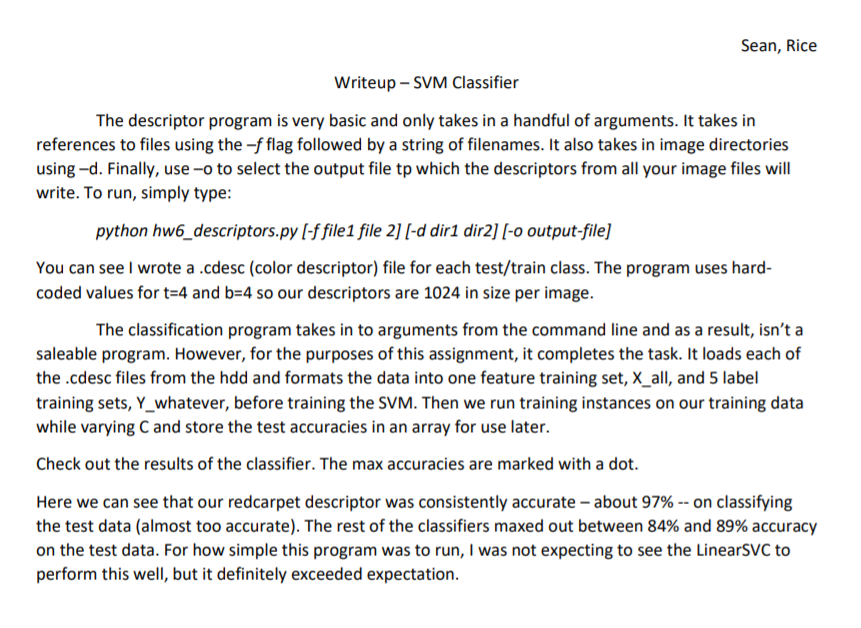
#> input picture Handwriting_Recognition/server/services/Extract/test.PNG, 861 x 628 px
$ python extract1.py test.PNG   (older library calls are emulated)
#> lines starting #> are read from the running program, lines starting #| are printed output that depends on the picture; after the words box and inside, x2 and y2 are one past the last pixel; in counts of white or black regions, pixels touching at a corner belong together
# -*- coding: utf-8 -*-
"""
Created on Sun Dec  2 19:41:07 2018

@author: Sean Rice
"""
import sys
import numpy as np
import os
import cv2
from sklearn import svm
import imutils
import matplotlib.pyplot as plt
import math

# [44 lines left out: functions get_contour_precedence, get_image_to_show, plot_pics, not called in this run]

def extract_regions(img_in):
    # initialize a rectangular (wider than it is tall) and square
    # structuring kernel
    rectKernel = cv2.getStructuringElement(cv2.MORPH_RECT, (9, 3))
    sqKernel = cv2.getStructuringElement(cv2.MORPH_RECT, (5, 5))
    img = imutils.resize(img_in, width=300)

    wy = img.shape[0]/img_in.shape[0]
    wx = img.shape[1]/img_in.shape[1]

    gray = cv2.cvtColor(img, cv2.COLOR_BGR2GRAY)


    # compute the Scharr gradient of the tophat image, then scale
    # the rest back into the range [0, 255]
    gradX = cv2.Sobel(gray, ddepth=cv2.CV_32F, dx=1, dy=0,
    	ksize=-1)
    gradX = np.absolute(gradX)
    (minVal, maxVal) = (np.min(gradX), np.max(gradX))
    gradX = (255 * ((gradX - minVal) / (maxVal - minVal)))
    gradX = gradX.astype("uint8")

    print("Energy")
    plt.imshow(gradX, cmap="gray")
    plt.show()

    # apply a closing operation using the rectangular kernel to help
    # cloes gaps in between credit card number digits, then apply
    # Otsu's thresholding method to binarize the image

    gradX = cv2.GaussianBlur(gradX,(5,5),0)
    thresh = cv2.threshold(gradX, 0, 255,
    	cv2.THRESH_BINARY+cv2.THRESH_OTSU)[1]
    gradX = cv2.morphologyEx(gradX, cv2.MORPH_CLOSE, rectKernel)

    # apply a second closing operation to the binary image, again
    # to help close gaps between credit card number regions
    thresh = cv2.morphologyEx(thresh, cv2.MORPH_CLOSE, sqKernel)


    # find contours in the thresholded image, then initialize the
    # list of digit locations
    cnts = cv2.findContours(thresh.copy(), cv2.RETR_EXTERNAL,
    	cv2.CHAIN_APPROX_SIMPLE)
    cnts = cnts[0] if imutils.is_cv2() else cnts[1]
    locs = []

    # loop over the contours
    for (i, c) in enumerate(cnts):
    	# compute the bounding box of the contour, then use the
    	# bounding box coordinates to derive the aspect ratio
    	(x, y, w, h) = cv2.boundingRect(c)
    	ar = w / float(h);locs.append((int(x//wx), int(y//wy), int(w//wx), int(h//wy)))

    plt.imshow(thresh, cmap="gray")
    plt.show()

    return locs

def extract_letters(img):
    # initialize a rectangular (wider than it is tall) and square
    # structuring kernel
    rectKernel = cv2.getStructuringElement(cv2.MORPH_CROSS, (3, 3))
    sqKernel = cv2.getStructuringElement(cv2.MORPH_RECT, (5, 5))


    gray = cv2.cvtColor(img, cv2.COLOR_BGR2GRAY)


    # apply a closing operation using the rectangular kernel to help
    # cloes gaps in between credit card number digits, then apply
    # Otsu's thresholding method to binarize the image
#    gradX = cv2.morphologyEx(gradX, cv2.MORPH_CLOSE, rectKernel)

    thresh = cv2.threshold(gray, 0, 255,
    	cv2.THRESH_BINARY_INV | cv2.THRESH_OTSU)[1]
#    kernel = np.ones((3,3),np.uint8)
#    thresh = cv2.erode(thresh, rectKernel)

    # find contours in the thresholded image, then initialize the
    # list of digit locations
    cnts = cv2.findContours(thresh.copy(), cv2.RETR_EXTERNAL,
    	cv2.CHAIN_APPROX_SIMPLE)
    cnts = cnts[0] if imutils.is_cv2() else cnts[1]
    locs = []

    # loop over the contours
    for (i, c) in enumerate(cnts):
    	# compute the bounding box of the contour, then use the
    	# bounding box coordinates to derive the aspect ratio
    	(x, y, w, h) = cv2.boundingRect(c)
    	ar = w / float(h);locs.append((x, y, w, h))

    im_box = img.copy()
    for (x,y,w,h) in locs:
        cv2.rectangle(im_box, (x, y), (x+w, y+h), (255, 0, 0))

#    plt.imshow(im_box[:,:,::-1], cmap="gray")
#    plt.show()

    return locs


if __name__ == "__main__":
    image = cv2.imread(sys.argv[1])
#> image is the input picture: shape (628, 861, 3); mean B, G, R 237.6, 237.6, 237.7
    regions = extract_regions(image)
#> in extract_regions, `gradX = np.absolute(gradX)`:
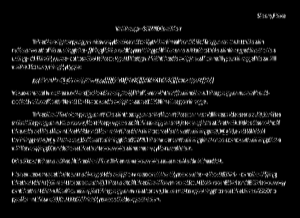
#> gradX: shape (218, 300) float32; min 0, max 2563, mean 189.5; drawn with min black and max white
#> in extract_regions, `(minVal, maxVal) = (np.min(gradX), np.max(gradX))`: minVal = 0; maxVal = 2563
#> in extract_regions, `thresh = cv2.threshold(gradX, 0, 255, cv2.THRESH_BINARY+cv2.THRESH_OTS..`:
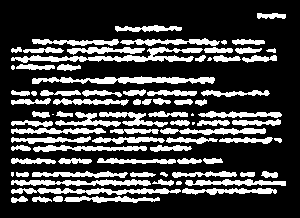
#> thresh: shape (218, 300); 25.3% white; 82 white regions (6 under 20 px), largest, box (x1, y1, x2, y2) and area: (11, 47, 203, 63) 1051, (32, 76, 215, 84) 914, (11, 188, 181, 195) 706
#> in extract_regions, `gradX = cv2.morphologyEx(gradX, cv2.MORPH_CLOSE, rectKernel)`:
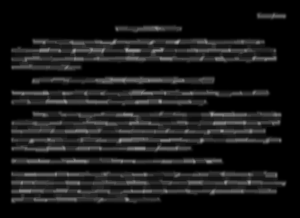
#> gradX: shape (218, 300); min 0, max 159, mean 23.9
#> in extract_regions, `thresh = cv2.morphologyEx(thresh, cv2.MORPH_CLOSE, sqKernel)`:
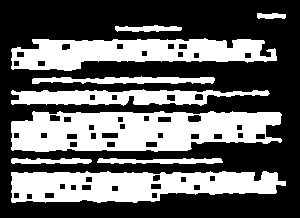
#> thresh: shape (218, 300); 38.7% white; 9 white regions
#> in extract_regions, `cnts = cv2.findContours(thresh.copy(), cv2.RETR_EXTERNAL, cv2.CHAIN_AP..`: cnts = 9 contours; largest, box (x1, y1, x2, y2) and area: (11, 111, 282, 152) 8918, (11, 171, 286, 203) 6496, (11, 38, 277, 71) 5516, (11, 89, 270, 106) 2538, (32, 76, 215, 84) 802
#> the loop in extract_regions, `for (i, c) in enumerate(cnts):` made 9 passes
#> (x, y, w, h, ar) on passes 1 to 9: (11, 171, 275, 32, 8.59), (97, 158, 126, 6, 21), (11, 158, 81, 6, 13.5), (11, 111, 271, 41, 6.61), (11, 89, 259, 17, 15.24), (32, 76, 183, 8, 22.88), (11, 38, 266, 33, 8.06), (115, 25, 67, 7, 9.57), (257, 13, 29, 6, 4.83)
#> after the loop in extract_regions, `for (i, c) in enumerate(cnts):`: locs = [(31, 492, 789, 92), (278, 455, 361, 17), (31, 455, 232, 17), (31, 319, 777, 118), (31, 256, 743, 48), (91, 218, 525, 23), (31, 109, 763, 95), (330, 72, 192, 20), (737, 37, 83, 17)]
#> regions has the same summary as locs in extract_regions

    im_box = image.copy()
    for (x,y,w,h) in regions:
        cv2.rectangle(im_box, (x, y), (x+w, y+h), (255, 0, 0))
#> this loop made 9 passes
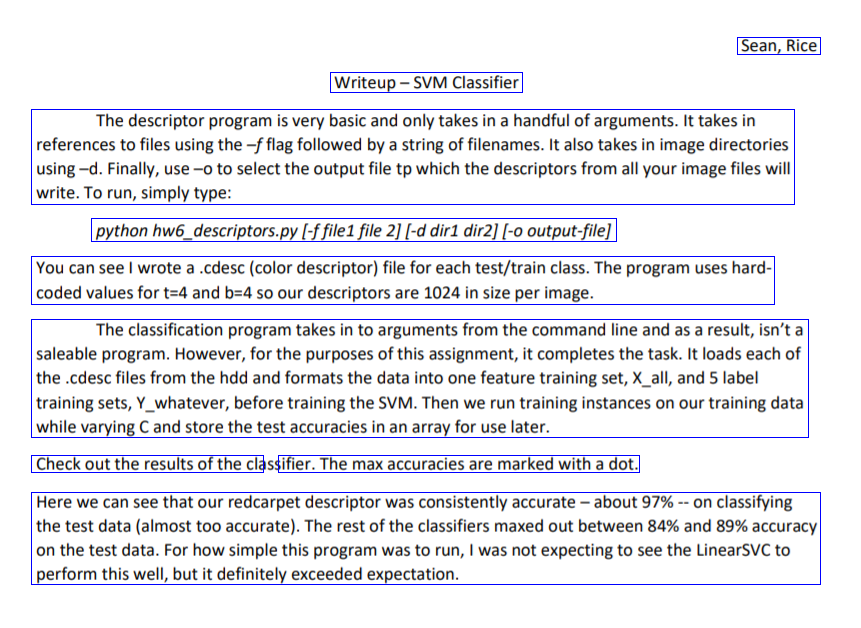
#> im_box: shape (628, 861, 3); 1.82% of pixels changed, all inside (x1, y1, x2, y2) = (31, 37, 821, 585)
#        im_sm = image[y:y+h, x:x+w]
#        reg = extract_letters(im_sm)
    plt.imshow(im_box[:,:,::-1], cmap="gray")
    plt.show()

    regions = extract_letters(image)
#> in extract_letters, `rectKernel = cv2.getStructuringElement(cv2.MORPH_CROSS, (3, 3))`: rectKernel = [[0, 1, 0], [1, 1, 1], [0, 1, 0]]
#> in extract_letters, `sqKernel = cv2.getStructuringElement(cv2.MORPH_RECT, (5, 5))`: sqKernel = [[1, 1, 1, 1, 1], [1, 1, 1, 1, 1], [1, 1, 1, 1, 1], [1, 1, 1, 1, 1], [1, 1, 1, 1, 1]]
#> in extract_letters, `thresh = cv2.threshold(gray, 0, 255, cv2.THRESH_BINARY_INV | cv2.THRES..`:
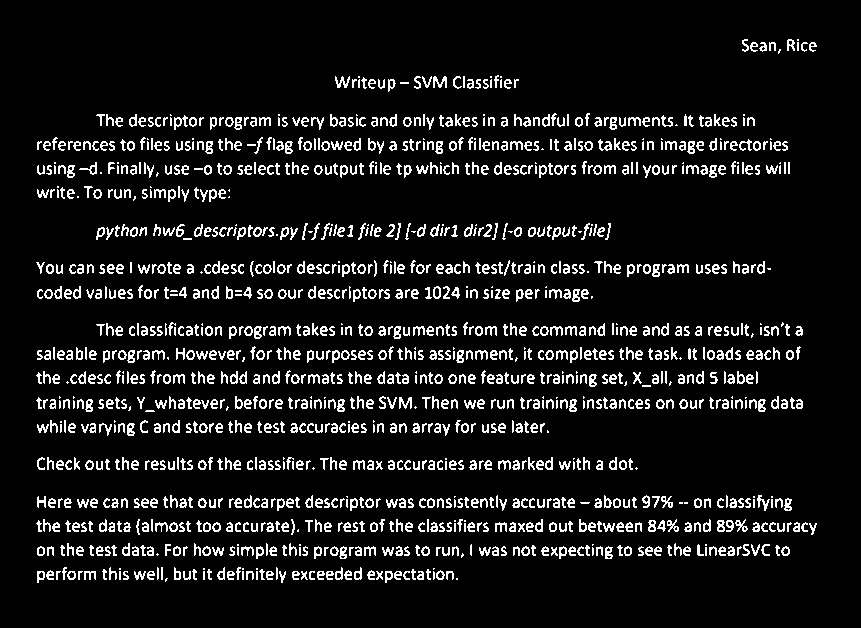
#> thresh: shape (628, 861); 9.2% white in thin lines or dots, all inside (x1, y1, x2, y2) = (36, 39, 817, 583)
#> in extract_letters, `cnts = cv2.findContours(thresh.copy(), cv2.RETR_EXTERNAL, cv2.CHAIN_AP..`: cnts = 1356 contours, 667 with area under 20; largest, box (x1, y1, x2, y2) and area: (174, 115, 188, 130) 76, (433, 286, 441, 299) 74, (127, 423, 135, 436) 67, (758, 399, 766, 412) 67, (589, 374, 597, 387) 66
#> the loop in extract_letters, `for (i, c) in enumerate(cnts):` made 1356 passes
#> (x, y, w, h, ar) on passes 2, 3, 5: (165, 578, 3, 4, 0.75), (446, 571, 8, 9, 0.889), (417, 571, 7, 9, 0.778)
#> after the loop in extract_letters, `for (i, c) in enumerate(cnts):`: locs = 1356 items, first 6: (456, 578, 2, 2), (165, 578, 3, 4), (446, 571, 8, 9), (433, 571, 2, 9), (417, 571, 7, 9), (403, 571, 7, 9)
#> the loop in extract_letters, `for (x,y,w,h) in locs:` made 1356 passes
#> after the loop in extract_letters, `for (x,y,w,h) in locs:`:
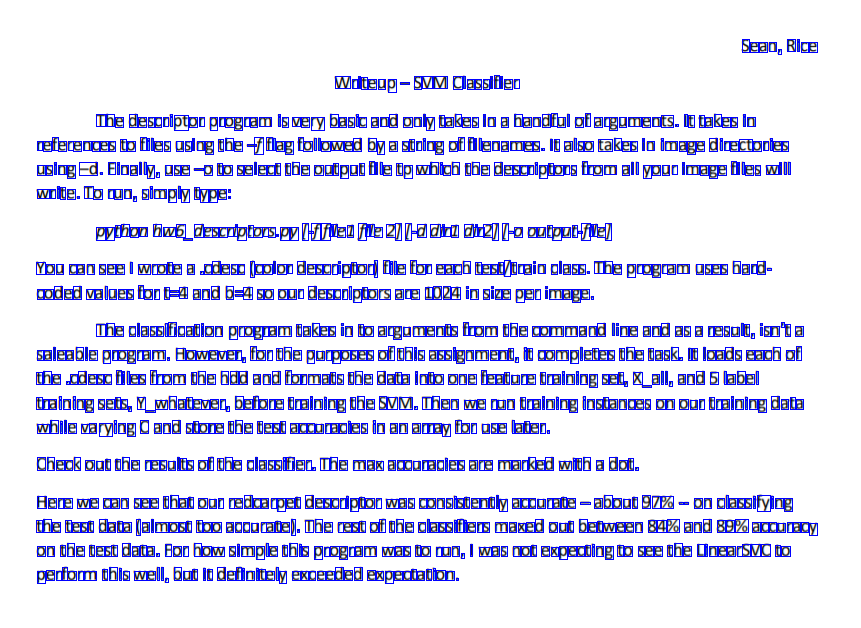
#> im_box: shape (628, 861, 3); 8.07% of pixels changed, all inside (x1, y1, x2, y2) = (36, 39, 818, 584)
#> regions has the same summary as locs in extract_letters

    im_box = image.copy()
    for (x,y,w,h) in regions:
        cv2.rectangle(im_box, (x, y), (x+w, y+h), (255, 0, 0))
#> this loop made 1356 passes
#        im_sm = image[y:y+h, x:x+w]
#        reg = extract_letters(im_sm)
    plt.imshow(im_box[:,:,::-1], cmap="gray")
    plt.show()


#        im_sm = image[y:y+h, x:x+w]
#        regions = extract_letters(im_sm)
#out = image;
#
#    #for (x,y,w,h) in locs:
#    #    cv2.rectangle(out, (x,y), (w+x,h+y), (255,0,0))
#
#    #plt.imshow(out[:,:,::-1], cmap="gray")
#    #plt.show()
#
#sub_imgs = [image[y:y+h, x:x+w] for (x,y,w,h) in locs]
#plot_pics(sub_imgs[:16], num_in_col=4)
